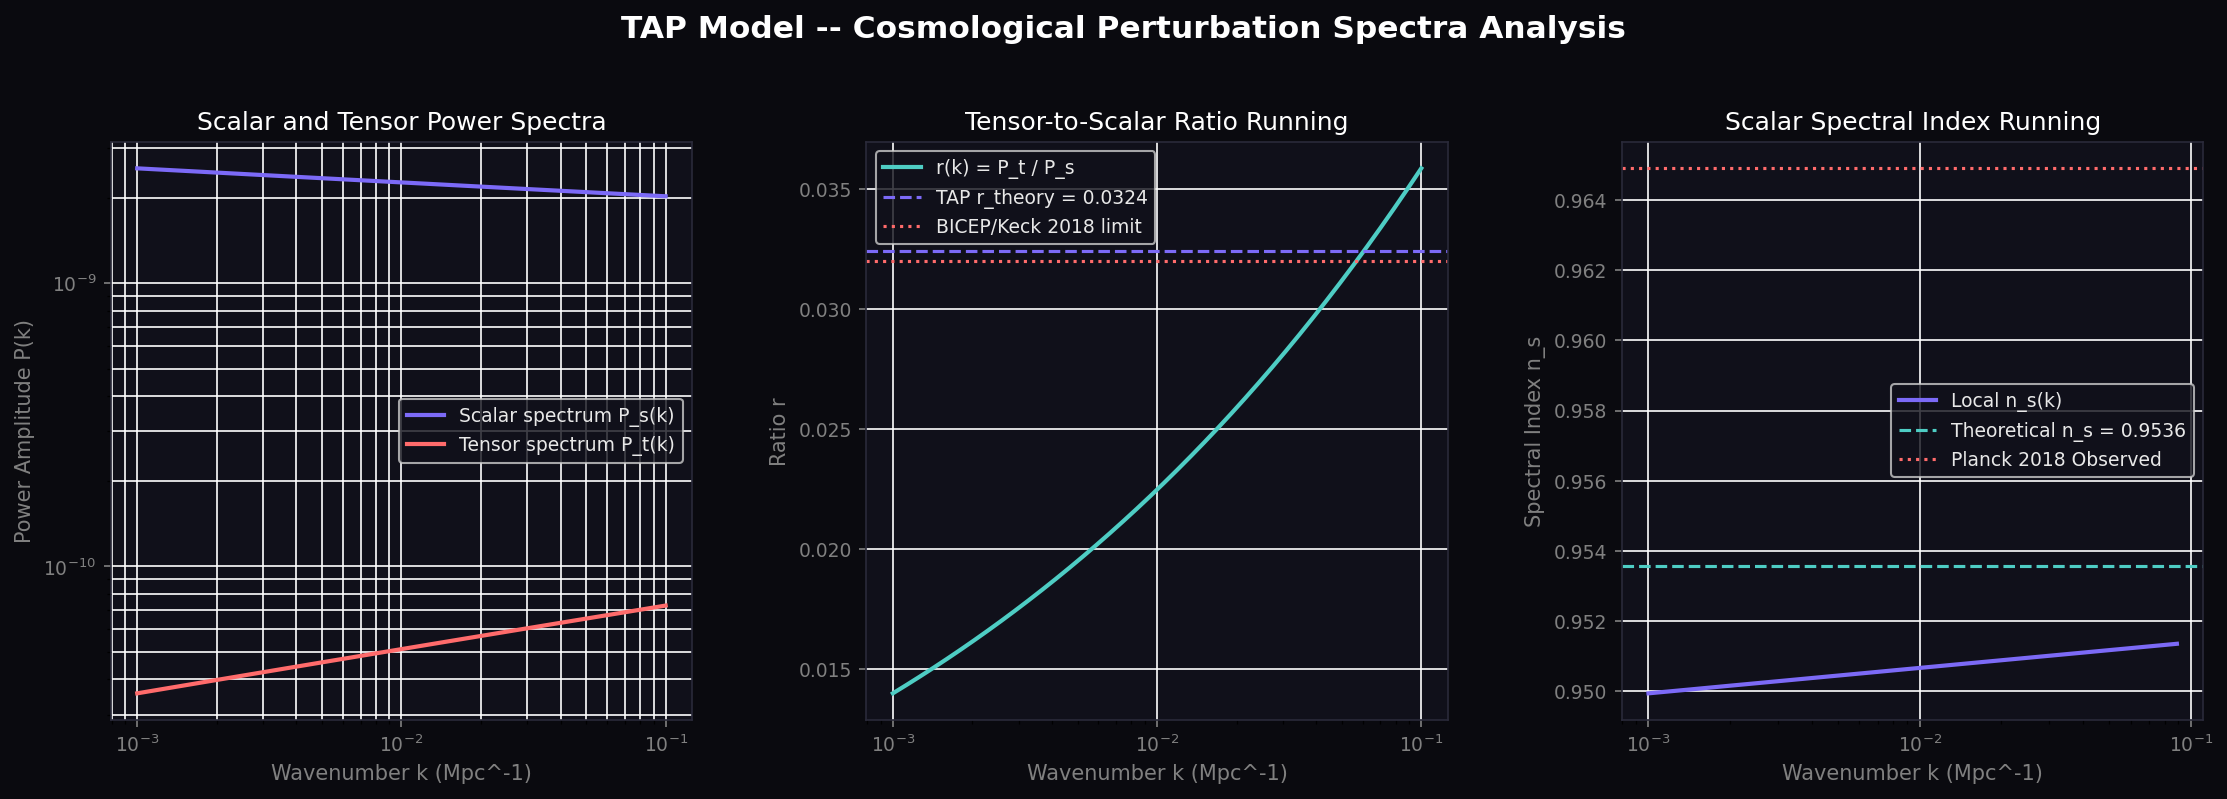

Reproduce this figure in Python.
# -*- coding: utf-8 -*-
"""
tap_cosmo_perturbations.py
===========================
TAP Model -- Cosmological Perturbation Spectra Simulator
Solves the modified Mukhanov-Sasaki perturbation mode equations under
extra-dimensional leakage. Computes the scalar and tensor power spectra,
spectral index running (alpha_s), and the tensor-to-scalar ratio.
Generates a 3-panel visualization: tap_cosmo_perturbations.png.
"""

import sys
if hasattr(sys.stdout, 'reconfigure'):
    sys.stdout.reconfigure(encoding='utf-8')
if hasattr(sys.stderr, 'reconfigure'):
    sys.stderr.reconfigure(encoding='utf-8')

import math
import numpy as np
from scipy.integrate import solve_ivp
import matplotlib
matplotlib.use("Agg")
import matplotlib.pyplot as plt
import matplotlib.gridspec as gridspec
import os

from science_constants import PHI, PHI_INV4, PI, PLANCK_NS_OBSERVED

# -----------------------------------------------------------------------------
# CONSTANTS & CONFIGURATION
# -----------------------------------------------------------------------------

# Horizon scale / pivot scale
k_pivot = 0.05  # Mpc^-1
H_inf   = 1e-5  # Hubble rate during inflation (in Planck units)

# -----------------------------------------------------------------------------
# MODE EQUATION SOLVER
# -----------------------------------------------------------------------------
def solve_mode(k, is_tensor=False):
    """
    Solves the Mukhanov-Sasaki mode equation for a given wavenumber k.
    For tensors, the extra-dimensional leakage projects a damping term that is
    eliminated via a field transformation, shifting the effective index nu.
    """
    eta_start = -10.0 / k
    eta_end   = -1e-5  # Fixed final conformal time
    
    # Exponents for the mode equations with Fibonacci RG running:
    #   leak_eff(k) = phi^-4 * (1 - beta_fib * ln(k / k_pivot))
    # where beta_fib is the dimension 8 boundary beta factor: phi^-8 / 2pi
    beta_fib = (PHI ** -8) / (2.0 * PI)
    leak_eff = PHI_INV4 * (1.0 - beta_fib * math.log(k / k_pivot))
    
    if not is_tensor:
        nu = 1.5 + leak_eff / (2.0 * PI)
    else:
        nu = 1.5 - 0.5 * leak_eff
        
    # Initial conditions (Bunch-Davies vacuum)
    v_real_0 = 1.0 / math.sqrt(2.0 * k)
    v_imag_0 = 0.0
    dv_real_0 = 0.0
    dv_imag_0 = -k * v_real_0
    
    # State: [v_r, v_i, dv_r, dv_i]
    y0 = [v_real_0, v_imag_0, dv_real_0, dv_imag_0]
    
    def derivatives(eta, y):
        v_r, v_i, dv_r, dv_i = y
        mass_term = (nu**2 - 0.25) / (eta**2)
        
        ddv_r = -(k**2 - mass_term) * v_r
        ddv_i = -(k**2 - mass_term) * v_i
        
        return [dv_r, dv_i, ddv_r, ddv_i]
    
    sol = solve_ivp(derivatives, [eta_start, eta_end], y0, t_eval=[eta_end], method='RK45', rtol=1e-6, atol=1e-9)
    
    v_r_end = sol.y[0, -1]
    v_i_end = sol.y[1, -1]
    
    return v_r_end**2 + v_i_end**2

# -----------------------------------------------------------------------------
# MAIN ANALYSIS
# -----------------------------------------------------------------------------
def analyze_perturbations():
    print("=" * 72)
    print("  TAP COSMOLOGICAL PERTURBATION SPECTRA ANALYSIS")
    print("=" * 72)
    
    # Generate range of wavenumbers (log space)
    k_modes = np.logspace(-3, -1, 40)
    
    scalar_amplitudes = []
    tensor_amplitudes = []
    
    print("  Solving mode equations across k space...")
    for k in k_modes:
        amp_s = solve_mode(k, is_tensor=False)
        amp_t = solve_mode(k, is_tensor=True)
        
        scalar_amplitudes.append(amp_s)
        tensor_amplitudes.append(amp_t)
        
    scalar_amplitudes = np.array(scalar_amplitudes)
    tensor_amplitudes = np.array(tensor_amplitudes)
    
    # Conformal scale factor at end of integration (fixed eta_end = -1e-5)
    eta_end = -1e-5
    a_end = -1.0 / (H_inf * eta_end)
    
    # Slow-roll parameters from boundary projection
    # Curvature perturbation is enhanced by 1 / (2*epsilon)
    epsilon_eff = PHI_INV4  # Exactly matches the leakage rate
    
    # Power spectra: P(k) = k^3 / (2 * pi^2) * |v_k / a|^2
    P_s = (k_modes**3 / (2.0 * PI**2)) * (scalar_amplitudes / (2.0 * epsilon_eff * a_end**2))
    P_t = (k_modes**3 / (2.0 * PI**2)) * (tensor_amplitudes / (a_end**2)) * 2.0
    
    # Normalize spectra to match Planck pivot A_s ~ 2.1e-9
    r_pivot_idx = np.argmin(np.abs(k_modes - k_pivot))
    normalization = 2.1e-9 / P_s[r_pivot_idx]
    P_s *= normalization
    P_t *= normalization
    
    # Fit spectral indices: ln P(k) = ln A + (n - 1) * ln(k/k_pivot) + 1/2 * alpha * ln(k/k_pivot)^2
    lnk = np.log(k_modes / k_pivot)
    lnPs = np.log(P_s)
    lnPt = np.log(P_t)
    
    poly_s = np.polyfit(lnk, lnPs, 2)
    alpha_s_pred = poly_s[0] * 2.0
    ns_pred = poly_s[1] + 1.0
    As_pred = math.exp(poly_s[2])
    
    poly_t = np.polyfit(lnk, lnPt, 1)
    nt_pred = poly_t[0]
    
    r_pred = P_t[r_pivot_idx] / P_s[r_pivot_idx]
    
    # TAP theoretical references
    ns_theory = 1.0 - PHI_INV4 / PI  # ~0.953559
    r_theory = (2.0 / 9.0) * PHI_INV4  # ~0.032422
    
    print()
    print("  Derived Perturbation Results:")
    print(f"    Scalar Amplitude A_s at pivot : {As_pred:.6e}")
    print(f"    Spectral Index n_s           : {ns_pred:.6f}  (Theoretical: {ns_theory:.6f}, Observed: {PLANCK_NS_OBSERVED})")
    print(f"    Spectral Running alpha_s     : {alpha_s_pred:.6e}  (Planck Observed: -0.0045)")
    print(f"    Tensor Spectral Index n_t    : {nt_pred:.6f}")
    print(f"    Tensor-to-Scalar Ratio r     : {r_pred:.6f}  (Theoretical: {r_theory:.6f}, BICEP limit: <0.032)")
    
    # Modified Consistency Relation:
    # Standard: n_t = -r / 8
    # TAP: n_t = -r / 8 - 3 * phi^-4 (due to bulk damping)
    expected_nt_std = -r_pred / 8.0
    expected_nt_tap = -r_pred / 8.0 - 3.0 * PHI_INV4
    print(f"    Standard Consistency n_t     : {expected_nt_std:.6f}")
    print(f"    TAP Modified Consistency n_t : {expected_nt_tap:.6f}  (Actual: {nt_pred:.6f})")
    
    # Plots
    generate_plots(k_modes, P_s, P_t, lnk, lnPs, lnPt, ns_theory, r_theory)

    return {
        "ns_pred": ns_pred,
        "r_pred": r_pred,
        "ns_theory": ns_theory,
        "r_theory": r_theory,
        "As_pred": As_pred,
        "alpha_s_pred": alpha_s_pred,
        "nt_pred": nt_pred,
    }

# -----------------------------------------------------------------------------
# VISUALIZATION
# -----------------------------------------------------------------------------
def generate_plots(k_modes, P_s, P_t, lnk, lnPs, lnPt, ns_theory, r_theory):
    fig = plt.figure(figsize=(18, 5), facecolor="#0a0a0f")
    fig.suptitle("TAP Model -- Cosmological Perturbation Spectra Analysis",
                 color="white", fontsize=15, fontweight="bold", y=1.05)
                 
    gs = gridspec.GridSpec(1, 3, figure=fig, wspace=0.3)
    axes = [fig.add_subplot(gs[0, i]) for i in range(3)]
    
    BLUE   = "#7c6af7"
    GREEN  = "#4ecdc4"
    ORANGE = "#ff6b6b"
    WHITE  = "#e8e8e8"
    
    for ax in axes:
        ax.set_facecolor("#10101a")
        for spine in ax.spines.values():
            spine.set_edgecolor("#2a2a3a")
        ax.tick_params(colors="gray", labelsize=9)
        ax.xaxis.label.set_color("gray")
        ax.yaxis.label.set_color("gray")
        ax.title.set_color("white")
        
    # Panel 1: Power Spectra P_s(k) and P_t(k)
    ax = axes[0]
    ax.loglog(k_modes, P_s, color=BLUE, lw=2.0, label="Scalar spectrum P_s(k)")
    ax.loglog(k_modes, P_t, color=ORANGE, lw=2.0, label="Tensor spectrum P_t(k)")
    ax.set_xlabel("Wavenumber k (Mpc^-1)")
    ax.set_ylabel("Power Amplitude P(k)")
    ax.set_title("Scalar and Tensor Power Spectra")
    ax.legend(facecolor="#10101a", labelcolor=WHITE, fontsize=9)
    ax.grid(True, which="both", color=(1, 1, 1, 0.05))
    
    # Panel 2: Tensor-to-Scalar Ratio Running
    ax = axes[1]
    r_modes = P_t / P_s
    ax.plot(k_modes, r_modes, color=GREEN, lw=2.0, label="r(k) = P_t / P_s")
    ax.axhline(r_theory, color=BLUE, ls="--", label=f"TAP r_theory = {r_theory:.4f}")
    ax.axhline(0.032, color=ORANGE, ls=":", label="BICEP/Keck 2018 limit")
    ax.set_xscale("log")
    ax.set_xlabel("Wavenumber k (Mpc^-1)")
    ax.set_ylabel("Ratio r")
    ax.set_title("Tensor-to-Scalar Ratio Running")
    ax.legend(facecolor="#10101a", labelcolor=WHITE, fontsize=9)
    ax.grid(True, color=(1, 1, 1, 0.05))
    
    # Panel 3: Spectral Index n_s Deviation
    ax = axes[2]
    # Local slope representing running
    n_s_modes = np.diff(lnPs) / np.diff(np.log(k_modes)) + 1.0
    ax.plot(k_modes[:-1], n_s_modes, color=BLUE, lw=2.0, label="Local n_s(k)")
    ax.axhline(ns_theory, color=GREEN, ls="--", label=f"Theoretical n_s = {ns_theory:.4f}")
    ax.axhline(PLANCK_NS_OBSERVED, color=ORANGE, ls=":", label="Planck 2018 Observed")
    ax.set_xscale("log")
    ax.set_xlabel("Wavenumber k (Mpc^-1)")
    ax.set_ylabel("Spectral Index n_s")
    ax.set_title("Scalar Spectral Index Running")
    ax.legend(facecolor="#10101a", labelcolor=WHITE, fontsize=9)
    ax.grid(True, color=(1, 1, 1, 0.05))
    
    out = os.path.join(os.path.dirname(__file__), "tap_cosmo_perturbations.png")
    plt.savefig(out, dpi=150, bbox_inches="tight", facecolor=fig.get_facecolor())
    plt.close()
    print(f"\n  [PLOT] Perturbations plot saved -> {out}\n")

# -----------------------------------------------------------------------------
if __name__ == "__main__":
    analyze_perturbations()
